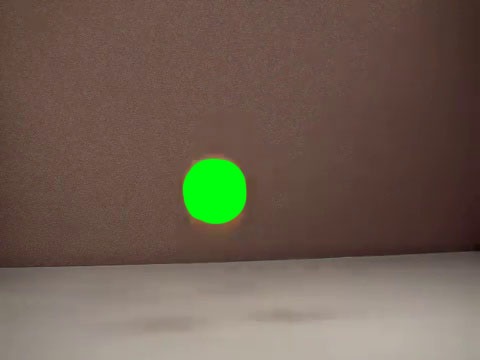
#> input picture example.jpg, 480 x 360 px
$ python -i ballDetection.py   (imports and definitions only)
#> lines starting #> are read from the running program, lines starting #| are printed output that depends on the picture; after the words box and inside, x2 and y2 are one past the last pixel; in counts of white or black regions, pixels touching at a corner belong together
#> further down, picture is the input picture: shape (360, 480, 3); mean B, G, R 81.2, 94.5, 110.2
# -*- coding: utf-8 -*-
"""
RLP
@author: Grup03
"""
import cv2
import numpy as np

def detectBall(imagen):
    hsv = cv2.cvtColor(imagen, cv2.COLOR_BGR2HSV)
#> hsv: shape (360, 480, 3); mean H, S, V 10.5, 77.8, 115.1
    h,w,m=imagen.shape
#> h = 360; w = 480; m = 3

    #En este caso un balon rojo
    bajos = np.array([0,100,100], dtype=np.uint8)
    altos = np.array([20,255,255], dtype=np.uint8)


    #Crear una mascara con solo los pixeles dentro del rango
    mask = cv2.inRange(hsv,bajos,altos)
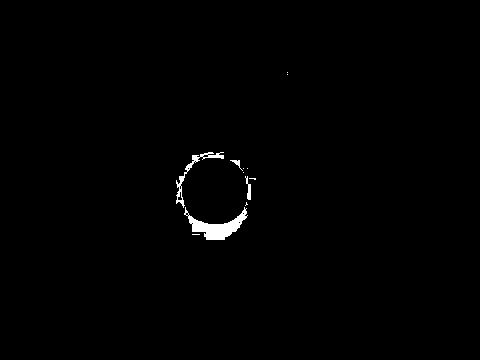
#> mask: shape (360, 480); 0.72% white; 12 white regions (8 under 20 px), largest, box (x1, y1, x2, y2) and area: (184, 207, 248, 240) 788, (176, 152, 224, 208) 320, (245, 176, 251, 200) 70, (230, 160, 243, 171) 39
    #Con la funcion moments buscamos el centroide
    moments = cv2.moments(mask)
#> moments = moments, m00 317220, centre m10/m00, m01/m00 = (213.4, 207.5)

    area =int(moments['m00'])
#> area = 317220
    #Iniciamos valores de coordenadas a '0'
    x=0
    y=0
    dist=0
    # Se ha de ajustar el area en funcion de la distancia de la pelota.
    # Tenemos que comprobar como de grande detecta la pelota a distintas distancias
    if(area > 10):
        #Con el centroide, calculamos con la formula el centro
        x = float(moments['m10']/moments['m00'])
#> x = 213.4
        y = float(moments['m01']/moments['m00'])
#> y = 207.5

        #Mostramos sus coordenadas respecto al eje
        x = str("%.2f" %(x-w/2))
#> x = '-26.58'
        y = str("%.2f" %(-(y-h/2)))
#> y = '-27.48'
        #print(area)
        return (x,y,area)
    else:
        return str(-1)

>>> import cv2
>>> picture = cv2.imread('example.jpg')
>>> result = detectBall(picture)
#> result = ('-26.58', '-27.48', 317220)
